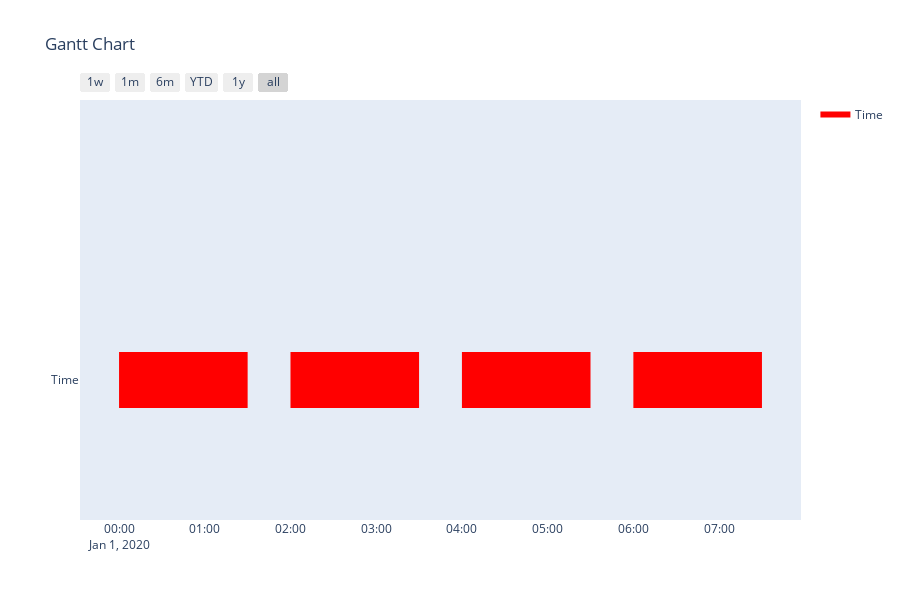
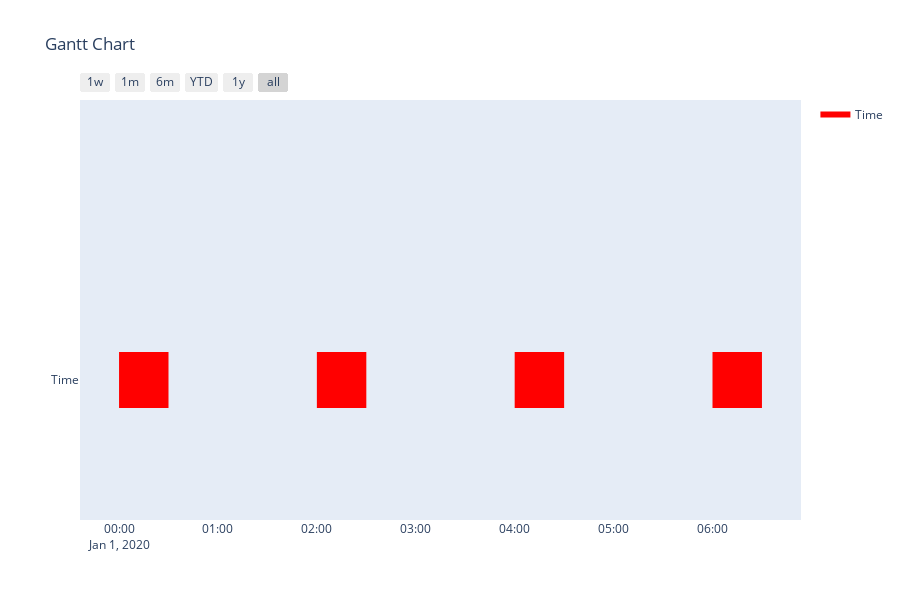
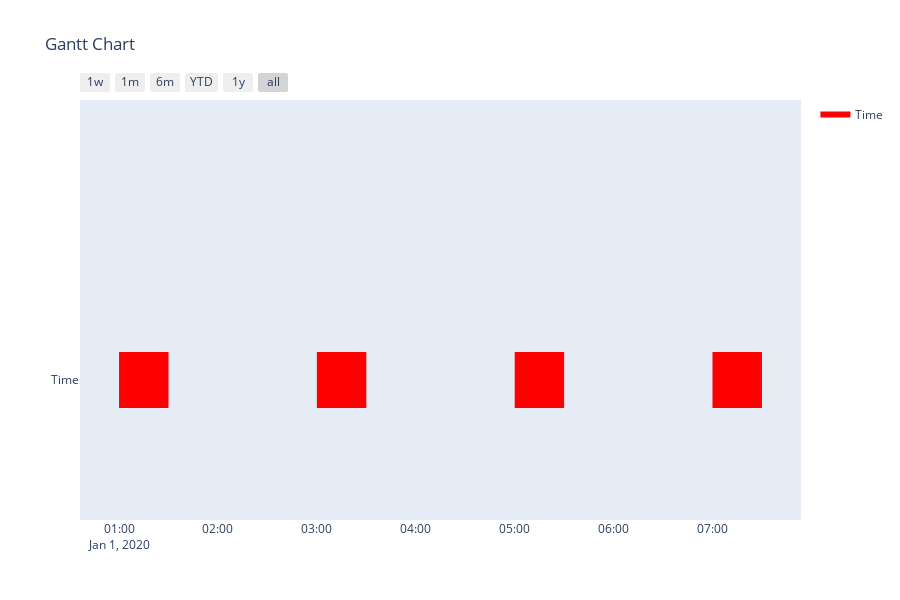

The notebook cell these images were saved under, in order:
### Code cell
# Example

t1 = TimeInterval(datetime(2020, 1, 1, 0, 0), datetime(2020, 1, 1, 1, 0))
t2 = TimeInterval(datetime(2020, 1, 1, 2, 0), datetime(2020, 1, 1, 3, 0))
t3 = TimeInterval(datetime(2020, 1, 1, 4, 0), datetime(2020, 1, 1, 5, 0))
t4 = TimeInterval(datetime(2020, 1, 1, 6, 0), datetime(2020, 1, 1, 7, 0))
t5 = TimeInterval(datetime(2020, 1, 1, 0, 30), datetime(2020, 1, 1, 1, 30))
t6 = TimeInterval(datetime(2020, 1, 1, 2, 30), datetime(2020, 1, 1, 3, 30))
t7 = TimeInterval(datetime(2020, 1, 1, 4, 30), datetime(2020, 1, 1, 5, 30))
t8 = TimeInterval(datetime(2020, 1, 1, 6, 30), datetime(2020, 1, 1, 7, 30))

ts1 = TimeIntervals([t1, t2, t3, t4]).combine()
ts2 = TimeIntervals([t5, t6, t7, t8]).combine()
(ts1 + ts2).plot()
(ts1 - ts2).plot()
(ts2 - ts1).plot()

### Figure 1 — Plotly figure (JSON) as saved in the notebook; plotly's stock layout.template omitted (floating-point values rounded to 4 significant figures)
{"data": [{"fill": "toself", "fillcolor": "rgb(255, 0, 0)", "hoverinfo": "name", "legendgroup": "rgb(255, 0, 0)", "mode": "none", "name": "Time", "showlegend": true, "type": "scatter", "x": ["2020-01-01T00:00:00", "2020-01-01T01:30:00", "2020-01-01T01:30:00", "2020-01-01T00:00:00", "2020-01-01T00:00:00", "2020-01-01T02:00:00", "2020-01-01T03:30:00", "2020-01-01T03:30:00", "2020-01-01T02:00:00", "2020-01-01T02:00:00", "2020-01-01T04:00:00", "2020-01-01T05:30:00", "2020-01-01T05:30:00", "2020-01-01T04:00:00", "2020-01-01T04:00:00", "2020-01-01T06:00:00", "2020-01-01T07:30:00", "2020-01-01T07:30:00", "2020-01-01T06:00:00"], "y": [-0.2, -0.2, 0.2, 0.2, null, -0.2, -0.2, 0.2, 0.2, null, -0.2, -0.2, 0.2, 0.2, null, -0.2, -0.2, 0.2, 0.2]}, {"legendgroup": "rgb(255, 0, 0)", "marker": {"color": "rgb(255, 0, 0)", "opacity": 0, "size": 1}, "mode": "markers", "name": "", "showlegend": false, "text": [null, null, null, null, null, null, null, null], "type": "scatter", "x": ["2020-01-01T00:00:00", "2020-01-01T01:30:00", "2020-01-01T02:00:00", "2020-01-01T03:30:00", "2020-01-01T04:00:00", "2020-01-01T05:30:00", "2020-01-01T06:00:00", "2020-01-01T07:30:00"], "y": [0, 0, 0, 0, 0, 0, 0, 0]}], "layout": {"height": 600, "hovermode": "closest", "showlegend": true, "title": {"text": "Gantt Chart"}, "xaxis": {"rangeselector": {"buttons": [{"count": 7, "label": "1w", "step": "day", "stepmode": "backward"}, {"count": 1, "label": "1m", "step": "month", "stepmode": "backward"}, {"count": 6, "label": "6m", "step": "month", "stepmode": "backward"}, {"count": 1, "label": "YTD", "step": "year", "stepmode": "todate"}, {"count": 1, "label": "1y", "step": "year", "stepmode": "backward"}, {"step": "all"}]}, "showgrid": false, "type": "date", "zeroline": false}, "yaxis": {"autorange": false, "range": [-1, 2], "showgrid": false, "ticktext": ["Time"], "tickvals": [0], "zeroline": false}}}

### Figure 2 — Plotly figure (JSON) as saved in the notebook; plotly's stock layout.template omitted (floating-point values rounded to 4 significant figures)
{"data": [{"fill": "toself", "fillcolor": "rgb(255, 0, 0)", "hoverinfo": "name", "legendgroup": "rgb(255, 0, 0)", "mode": "none", "name": "Time", "showlegend": true, "type": "scatter", "x": ["2020-01-01T00:00:00", "2020-01-01T00:30:00", "2020-01-01T00:30:00", "2020-01-01T00:00:00", "2020-01-01T00:00:00", "2020-01-01T02:00:00", "2020-01-01T02:30:00", "2020-01-01T02:30:00", "2020-01-01T02:00:00", "2020-01-01T02:00:00", "2020-01-01T04:00:00", "2020-01-01T04:30:00", "2020-01-01T04:30:00", "2020-01-01T04:00:00", "2020-01-01T04:00:00", "2020-01-01T06:00:00", "2020-01-01T06:30:00", "2020-01-01T06:30:00", "2020-01-01T06:00:00"], "y": [-0.2, -0.2, 0.2, 0.2, null, -0.2, -0.2, 0.2, 0.2, null, -0.2, -0.2, 0.2, 0.2, null, -0.2, -0.2, 0.2, 0.2]}, {"legendgroup": "rgb(255, 0, 0)", "marker": {"color": "rgb(255, 0, 0)", "opacity": 0, "size": 1}, "mode": "markers", "name": "", "showlegend": false, "text": [null, null, null, null, null, null, null, null], "type": "scatter", "x": ["2020-01-01T00:00:00", "2020-01-01T00:30:00", "2020-01-01T02:00:00", "2020-01-01T02:30:00", "2020-01-01T04:00:00", "2020-01-01T04:30:00", "2020-01-01T06:00:00", "2020-01-01T06:30:00"], "y": [0, 0, 0, 0, 0, 0, 0, 0]}], "layout": {"height": 600, "hovermode": "closest", "showlegend": true, "title": {"text": "Gantt Chart"}, "xaxis": {"rangeselector": {"buttons": [{"count": 7, "label": "1w", "step": "day", "stepmode": "backward"}, {"count": 1, "label": "1m", "step": "month", "stepmode": "backward"}, {"count": 6, "label": "6m", "step": "month", "stepmode": "backward"}, {"count": 1, "label": "YTD", "step": "year", "stepmode": "todate"}, {"count": 1, "label": "1y", "step": "year", "stepmode": "backward"}, {"step": "all"}]}, "showgrid": false, "type": "date", "zeroline": false}, "yaxis": {"autorange": false, "range": [-1, 2], "showgrid": false, "ticktext": ["Time"], "tickvals": [0], "zeroline": false}}}

### Figure 3 — Plotly figure (JSON) as saved in the notebook; plotly's stock layout.template omitted (floating-point values rounded to 4 significant figures)
{"data": [{"fill": "toself", "fillcolor": "rgb(255, 0, 0)", "hoverinfo": "name", "legendgroup": "rgb(255, 0, 0)", "mode": "none", "name": "Time", "showlegend": true, "type": "scatter", "x": ["2020-01-01T01:00:00", "2020-01-01T01:30:00", "2020-01-01T01:30:00", "2020-01-01T01:00:00", "2020-01-01T01:00:00", "2020-01-01T03:00:00", "2020-01-01T03:30:00", "2020-01-01T03:30:00", "2020-01-01T03:00:00", "2020-01-01T03:00:00", "2020-01-01T05:00:00", "2020-01-01T05:30:00", "2020-01-01T05:30:00", "2020-01-01T05:00:00", "2020-01-01T05:00:00", "2020-01-01T07:00:00", "2020-01-01T07:30:00", "2020-01-01T07:30:00", "2020-01-01T07:00:00"], "y": [-0.2, -0.2, 0.2, 0.2, null, -0.2, -0.2, 0.2, 0.2, null, -0.2, -0.2, 0.2, 0.2, null, -0.2, -0.2, 0.2, 0.2]}, {"legendgroup": "rgb(255, 0, 0)", "marker": {"color": "rgb(255, 0, 0)", "opacity": 0, "size": 1}, "mode": "markers", "name": "", "showlegend": false, "text": [null, null, null, null, null, null, null, null], "type": "scatter", "x": ["2020-01-01T01:00:00", "2020-01-01T01:30:00", "2020-01-01T03:00:00", "2020-01-01T03:30:00", "2020-01-01T05:00:00", "2020-01-01T05:30:00", "2020-01-01T07:00:00", "2020-01-01T07:30:00"], "y": [0, 0, 0, 0, 0, 0, 0, 0]}], "layout": {"height": 600, "hovermode": "closest", "showlegend": true, "title": {"text": "Gantt Chart"}, "xaxis": {"rangeselector": {"buttons": [{"count": 7, "label": "1w", "step": "day", "stepmode": "backward"}, {"count": 1, "label": "1m", "step": "month", "stepmode": "backward"}, {"count": 6, "label": "6m", "step": "month", "stepmode": "backward"}, {"count": 1, "label": "YTD", "step": "year", "stepmode": "todate"}, {"count": 1, "label": "1y", "step": "year", "stepmode": "backward"}, {"step": "all"}]}, "showgrid": false, "type": "date", "zeroline": false}, "yaxis": {"autorange": false, "range": [-1, 2], "showgrid": false, "ticktext": ["Time"], "tickvals": [0], "zeroline": false}}}
